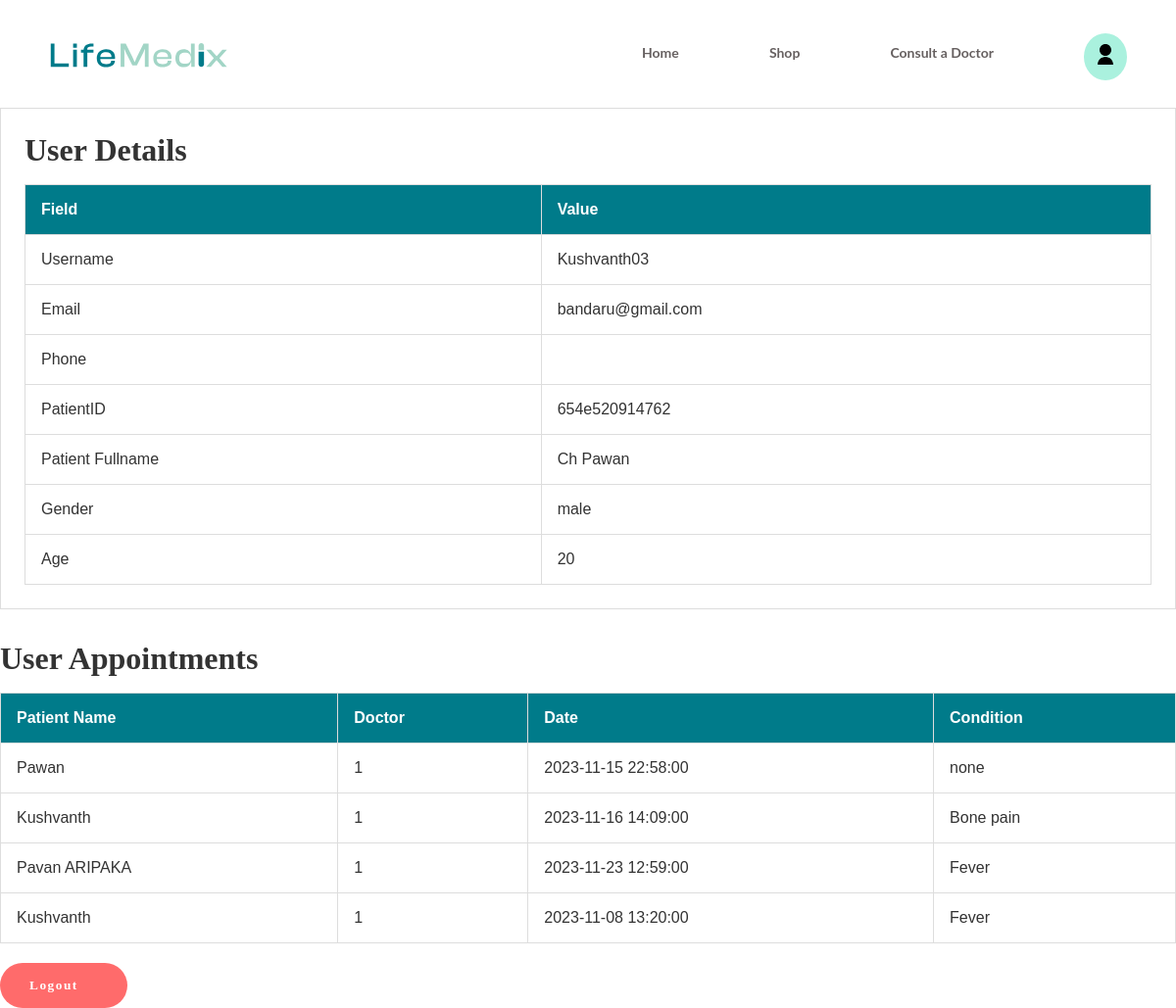
The page /php/profile.php (signed in) on the database its author committed.
### tables this page shows
CREATE TABLE `userdata` (
  `username` varchar(20) NOT NULL,
  `email` varchar(50) NOT NULL,
  `password` varchar(20) NOT NULL,
  `phonenumber` varchar(10) NOT NULL
);

CREATE TABLE `patient` (
  `PatientID` varchar(20) NOT NULL,
  `username` varchar(20) NOT NULL,
  `Patientname` varchar(40) NOT NULL,
  `Allergies` varchar(100) NOT NULL,
  `Gender` varchar(10) NOT NULL,
  `Age` int(5) NOT NULL,
  `Updated` int(2) NOT NULL DEFAULT 0
);

CREATE TABLE `appointments` (
  `AppointmentID` int(11) NOT NULL,
  `PatientID` varchar(20) DEFAULT NULL,
  `PatientFullName` varchar(30) NOT NULL,
  `DoctorID` int(11) DEFAULT NULL,
  `AppointmentDate` datetime DEFAULT NULL,
  `Notes` text DEFAULT NULL
);

### php/profile.php (the view, shortened to what this page needs)
<?php
$conn = new mysqli("localhost", "root", "", "umlproject");
    $name=$_SESSION['username'];
    $sql = "SELECT username, email,phonenumber FROM userdata WHERE username = '$name'";
    $result = $conn->query($sql);
if ($result->num_rows === 1) {
    $userDetails = $result->fetch_assoc();
}
?>
<!DOCTYPE html>
<html lang="en">
<head>
    <link rel="stylesheet" href="../css/style.css">
    <link rel="stylesheet" href="../css/profile.css">
    <link rel="stylesheet" href="../css/header.css">
</head>
<body>
    <header>
        <nav>
            <img src="../images/LOGO.svg" alt="Logo">
            <ul class="menu">
                <li><a href="#" class="links">Home</a></li>
                <li><a href="../cart/cart/shop.html" class="links">Shop</a></li>
                <li><a href="appointment.php" class="links">Consult a Doctor</a></li>
                <li id="profile-icon" style="cursor:pointer;">
                    <svg xmlns="http://www.w3.org/2000/svg" viewBox="0 0 24 24"><path fill="none" d="M0 0h24v24H0z"></path><path d="M4 22C4 17.5817 7.58172 14 12 14C16.4183 14 20 17.5817 20 22H4ZM12 13C8.685 13 6 10.315 6 7C6 3.685 8.685 1 12 1C15.315 1 18 3.685 18 7C18 10.315 15.315 13 12 13Z"></path></svg>
                    </li>
            </ul>
        </nav>
    </header>
    <?php
     $patientquery = "SELECT PatientID,Patientname,Allergies,Gender,Age FROM patient WHERE username = '$name'";
     $patient = $conn->query($patientquery);
     $patientdetails= mysqli_fetch_assoc($patient);
     $appointmentsQuery = "SELECT * FROM appointments WHERE PatientID = '{$patientdetails['PatientID']}'";
    $appointmentsResult = $conn->query($appointmentsQuery);
     ?>
    <section class="medical-records">
        <h2>User Details</h2>
        <table>
            <thead>
                <tr>
                    <th>Field</th>
                    <th>Value</th>
                </tr>
            </thead>
            <tbody>
                <tr>
                    <td>Username</td>
                    <td><?php echo $userDetails['username']; ?></td>
                </tr>
                <tr>
                    <td>Email</td>
                    <td><?php echo $userDetails['email']; ?></td>
                </tr>
                <tr>
                    <td>Phone</td>
                    <td><?php echo $userDetails['phonenumber']; ?></td>
                </tr>
                <tr>
                    <td>PatientID</td>
                    <td><?php echo $patientdetails['PatientID']; ?></td>
                </tr>
                <tr>
                    <td>Patient Fullname</td>
                    <td><?php echo $patientdetails['Patientname']; ?></td>
                </tr>
                <tr>
                    <td>Gender</td>
                    <td><?php echo $patientdetails['Gender']; ?></td>
                </tr>
                <tr>
                    <td>Age</td>
                    <td><?php echo $patientdetails['Age']; ?></td>
                </tr>
            </tbody>
        </table>
    </section>
    <section class="appointments">
        <h2>User Appointments</h2>
        <table>
            <thead>
                <tr>
                    <th>Patient Name</th>
                    <th>Doctor</th>
                    <th>Date</th>
                    <th>Condition</th>
                </tr>
            </thead>
            <tbody>
                <?php
                if ($appointmentsResult->num_rows > 0) {
                    while ($appointment = $appointmentsResult->fetch_assoc()) {
                        echo "<tr>";
                        echo "<td>" . $appointment['PatientFullName'] . "</td>";
                        echo "<td>" . $appointment['DoctorID'] . "</td>";
                        echo "<td>" . $appointment['AppointmentDate'] . "</td>";
                        echo "<td>" . $appointment['Notes'] . "</td>";
                        echo "</tr>";
                    }
                } else {
                    echo "<tr><td colspan='3'>No appointments found</td></tr>";
                }
                ?>
            </tbody>
        </table>
    </section>
    <form method="post">
    <button type="submit" class="logout" name="logout">Logout</button>
    </form>
</body>
</html>

### css/style.css (style rules this page uses)
:root { --main-font: 'Lato', sans-serif; --secondary-font:'Open Sans', sans-serif; --special-font: 'Playfair Display', serif; --primary-color: #007B8A; --secondary-color: #A2D5C6; }
h2 { font-family: var(--main-font); }
body { margin: 0; padding: 0; overflow-x: hidden; }
button { padding: 15px 30px ; background-color: var(--primary-color); color: #FFFFFF; border: none; border-radius: 25px; font-family: var(--special-font); font-weight: 700; letter-spacing: 1.5px; transition: background-color 0.3s ease; margin: 20px 20px 0 0 }
button:first-child { background-color: #FF6B6B; border-radius: 40px; padding: 15px 50px 15px 30px; }

### css/profile.css (style rules this page uses)
body, h1, h2, p, table { margin: 0; padding: 0; }
body { font-family: 'Lato ', sans-serif; color: #333; }
.user-info, .medical-records { background-color: #fff; border: 1px solid #ddd; padding: 1.5rem; margin-bottom: 2rem; }
h2 { font-family: 'Playfair Display', serif; font-size: 2rem; margin-bottom: 1rem; color: #333; }
table { width: 100%; border-collapse: collapse; }
th, td { padding: 1rem; border: 1px solid #ddd; text-align: left; }
th { background-color: #007B8A; color: #fff; }

### css/header.css (style rules this page uses)
:root { --main-font: 'Lato', sans-serif; --secondary-font:'Open Sans', sans-serif; --special-font: 'Playfair Display', serif; --primary-color: #007B8A; --secondary-color: #A2D5C6; }
header { padding:15px 50px; }
nav { display: flex; justify-content: space-between; }
.menu { display: flex; width:45%; justify-content: space-between; align-items: center; padding:0; }
img { width: 17.5%; }
.menu li { list-style-type: none; }
.menu li .links { text-decoration:none ; color: #666060; font-family: var(--main-font); font-weight: 700; font-size: 14px; }
.menu li .links::after { content: ""; background-color: var(--primary-color); display: block; width: 0; height: 2px; position: relative; transform: translateY(4px); transition: all 0.3s ease-in; }
nav .menu li:last-child { background-color: #aaf1de; padding: 10px; border-radius: 50%; transform: translateY(3px); }
svg { width:24px; height: 24px; color: #666060; }

### rows shown on the page
userdata: username "Kushvanth03", email "bandaru@gmail.com"
patient: PatientID "654e520914762", Patientname "Ch Pawan", Gender "male", Age "20"
appointments: PatientFullName "Pawan", DoctorID "1", AppointmentDate "2023-11-15 22:58:00", Notes "none"
appointments: PatientFullName "Kushvanth", DoctorID "1", AppointmentDate "2023-11-16 14:09:00", Notes "Bone pain"
appointments: PatientFullName "Pavan ARIPAKA", DoctorID "1", AppointmentDate "2023-11-23 12:59:00", Notes "Fever"
appointments: PatientFullName "Kushvanth", DoctorID "1", AppointmentDate "2023-11-08 13:20:00", Notes "Fever"
